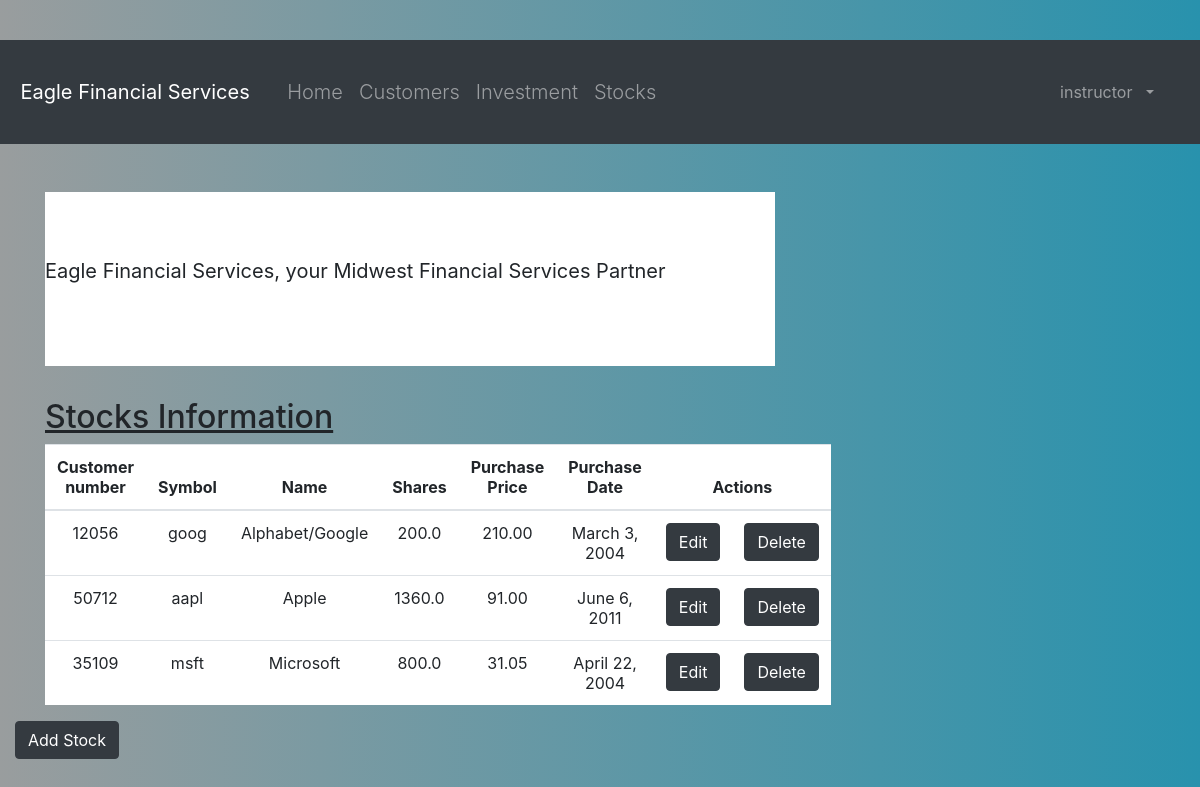
/stock_list (signed in), run on the app's committed database.
### portfolio/models.py (models this page shows, shortened)
class Stock(models.Model):
    customer = models.ForeignKey(Customer, on_delete=models.CASCADE, related_name='stocks')
    symbol = models.CharField(max_length=10)
    name = models.CharField(max_length=50)
    shares = models.DecimalField(max_digits=10, decimal_places=1)
    purchase_price = models.DecimalField(max_digits=10, decimal_places=2)
    purchase_date = models.DateField(default=timezone.now, blank=True, null=True)

class Customer(models.Model):
    name = models.CharField(max_length=50)
    address = models.CharField(max_length=200)
    cust_number = models.IntegerField(blank=False, null=False)
    city = models.CharField(max_length=50)
    state = models.CharField(max_length=50)
    zipcode = models.CharField(max_length=10)
    email = models.EmailField(max_length=200)
    cell_phone = models.CharField(max_length=50)
    created_date = models.DateTimeField(
        default=timezone.now)
    updated_date = models.DateTimeField(auto_now_add=True)
    def __str__(self):
        return str(self.cust_number)

### portfolio/views.py (the view)
# urls.py: path('stock_list', views.stock_list, name='stock_list'),
@login_required
def stock_list(request):
    stocks = Stock.objects.filter(purchase_date__lte=timezone.now())
    return render(request, 'portfolio/stock_list.html', {'stocks': stocks})

### portfolio/templates/portfolio/stock_list.html (shortened to what this page needs)
{% extends 'portfolio/base.html' %}
{% block content %}
<html lang="en">
    <body>
    <body>
  <header class="jumbotron jumbotron-fluid" style="background: white">
      <p class="lead text-nowrap"><b>Eagle Financial Services, your Midwest Financial Services Partner</b></p>
         </header>
    <div class="row">
        <h2 style="padding-left: 15Px"><u>Stocks Information</u></h2>
    </div>
    <div>
        <table class="table table-hover table-responsive-lg text-center">
            <thead>
            <tr bgcolor="white">
                <th>Customer number</th>
                <th>Symbol</th>
                <th>Name</th>
                <th>Shares</th>
                <th>Purchase Price</th>
                <th>Purchase Date</th>
                <th colspan="3">Actions</th>
            </tr>
            </thead>
            <tbody>
            {% for stock in stocks %}
                <tr bgcolor="white">
                    <td>{{ stock.customer }}</td>
                    <td>{{ stock.symbol }}</td>
                    <td>{{ stock.name }}</td>
                    <td>{{ stock.shares }}</td>
                    <td>{{ stock.purchase_price }}</td>
                    <td>{{ stock.purchase_date }}</td>
                    <td><a href="{% url 'portfolio:stock_edit' pk=stock.pk %}"
                           class="btn btn-dark">Edit</a></td>
                    <td><a href="{% url 'portfolio:stock_delete' pk=stock.pk %}"
                    onclick="return confirm('Are you sure you want to delete?')"
                    class="btn btn-dark">Delete</a>
                    </td>
                    </tr>
            {% endfor %}
            </tbody>
        </table>
     <div class="row">
            <a href="{% url 'portfolio:stock_new' %}" class="row"><span
                    class="btn btn-dark">Add Stock</span></a>
        </div>
    </div>
    </body>
    </html>
{% endblock %}

### portfolio/templates/portfolio/base.html (shortened to what this page needs)
{% load static %}
<html lang="en">
<head>
  <link rel="stylesheet" href="https://maxcdn.bootstrapcdn.com/bootstrap/4.5.0/css/bootstrap.min.css">
</head>
<body>
 <button class="navbar-toggler" type="button" data-toggle="collapse"  data-target="#navbarCollapse" aria-controls="navbarCollapse"  aria-expanded="false" aria-label="Toggle navigation">
        <span class="navbar-toggler-icon">
        </span>
           </button>
 <nav class="navbar navbar-expand-md navbar-dark bg-dark mb-4">
           <a class="navbar-brand" href="/">Eagle Financial Services</a>
    {% if user.is_authenticated %}
        <div class="collapse navbar-collapse" id="collapsibleNavbar">
            <ul class="navbar-nav">
                <li class="nav-item lead"><a class=nav-link href="{% url 'portfolio:home' %}">Home</a></li>
                <li class="nav-item lead"><a class=nav-link href="{% url 'portfolio:customer_list' %}">Customers</a></li>
                <li class="nav-item lead"><a class=nav-link href="{% url 'portfolio:investment_list' %}">Investment</a></li>
                <li class="nav-item lead"><a class=nav-link href="{% url 'portfolio:stock_list' %}">Stocks</a></li>
            </ul>
    {% endif %}
    <div class="collapse navbar-collapse" id="navbarCollapse">
        {% if user.is_authenticated %}
            <ul class="navbar-nav ml-auto">
                <li class="nav-item">
                                   <a class="nav-link dropdown-toggle" href="#" id="userMenu" data-toggle="dropdown" aria-haspopup="true" aria-expanded="false">
                                       {{ user.username }}
                                   </a>
                </li>
            </ul>
        {% else %}
            <form class="form-inline ml-auto">
                <a href="{% url 'login' %}" class="btn btn-outline-secondary"> Log In</a>
                             <a class="navbar-brand" href="{% url 'portfolio:register' %}"> Sign Up </a>
            </form>
        {% endif %}
    </div>
</nav>
<div class="content container">
    <div class="row">
        <div class="col-md-8">
            {% block content %}{% endblock %}
        </div>
    </div>
</div>
</body>
</html>

### portfolio/templates/portfolio/base.html (style rules this page uses)
body,html { height: 100%; margin: 0; background: #7F7FD5; background: -webkit-linear-gradient(to right, #536366, #999d9e); background: linear-gradient(to right, #999d9e, #2892ad); }

### portfolio/templates/portfolio/stock_list.html (style rules this page uses)
body { background-color: beige; }

### data on the page
Stock: customer "12056", symbol "goog", name "Alphabet/Google", shares "200.0", purchase_price "210.00", purchase_date "March 3, 2004"
Stock: customer "50712", symbol "aapl", name "Apple", shares "1360.0", purchase_price "91.00", purchase_date "June 6, 2011"
Stock: customer "35109", symbol "msft", name "Microsoft", shares "800.0", purchase_price "31.05", purchase_date "April 22, 2004"

### other printed values
{{ user.username }} "instructor"
